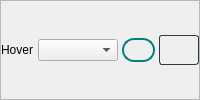
             <widget class="QFrame" name="hover_7">
              <property name="maximumSize">
               <size>
                <width>16777215</width>
                <height>16777215</height>
               </size>
              </property>
              <property name="frameShape">
               <enum>QFrame::StyledPanel</enum>
              </property>
              <property name="frameShadow">
               <enum>QFrame::Raised</enum>
              </property>
              <layout class="QHBoxLayout" name="horizontalLayout_47">
               <property name="spacing">
                <number>4</number>
               </property>
               <property name="leftMargin">
                <number>0</number>
               </property>
               <property name="topMargin">
                <number>0</number>
               </property>
               <property name="rightMargin">
                <number>0</number>
               </property>
               <property name="bottomMargin">
                <number>0</number>
               </property>
               <item>
                <widget class="QLabel" name="hover_8">
                 <property name="minimumSize">
                  <size>
                   <width>0</width>
                   <height>0</height>
                  </size>
                 </property>
                 <property name="maximumSize">
                  <size>
                   <width>70</width>
                   <height>16777215</height>
                  </size>
                 </property>
                 <property name="text">
                  <string>Hover</string>
                 </property>
                </widget>
               </item>
               <item>
                <widget class="QComboBox" name="changeSelectedColor_33">
                 <property name="minimumSize">
                  <size>
                   <width>80</width>
                   <height>0</height>
                  </size>
                 </property>
                 <property name="maximumSize">
                  <size>
                   <width>80</width>
                   <height>16777215</height>
                  </size>
                 </property>
                </widget>
               </item>
               <item>
                <widget class="QLabel" name="selectedColor_33">
                 <property name="minimumSize">
                  <size>
                   <width>0</width>
                   <height>24</height>
                  </size>
                 </property>
                 <property name="maximumSize">
                  <size>
                   <width>50</width>
                   <height>24</height>
                  </size>
                 </property>
                 <property name="styleSheet">
                  <string notr="true">QLabel{
	border: 2px solid teal;
	border-radius: 12px;
}</string>
                 </property>
                 <property name="text">
                  <string/>
                 </property>
                </widget>
               </item>
               <item>
                <widget class="QPushButton" name="colorPicker_33">
                 <property name="minimumSize">
                  <size>
                   <width>40</width>
                   <height>30</height>
                  </size>
                 </property>
                 <property name="maximumSize">
                  <size>
                   <width>40</width>
                   <height>30</height>
                  </size>
                 </property>
                 <property name="cursor">
                  <cursorShape>PointingHandCursor</cursorShape>
                 </property>
                 <property name="styleSheet">
                  <string notr="true">QPushButton { 
	   border: 1px  solid  rgb(49, 54, 72);
	border-radius: 3px;
 background: qlineargradient(x1: 0, y1: 0, x2: 0, y2: 1,
                                stop: 0 #13161f, stop: 0.4 #161924,
                                stop: 0.5 #171c26, stop: 1.0 #1b202c);
}

QPushButton:hover{
	background:rgb(62, 62, 62);
	border-radius: 3px;
}</string>
                 </property>
                 <property name="text">
                  <string/>
                 </property>
                
                </widget>
               </item>
              </layout>
             </widget>
